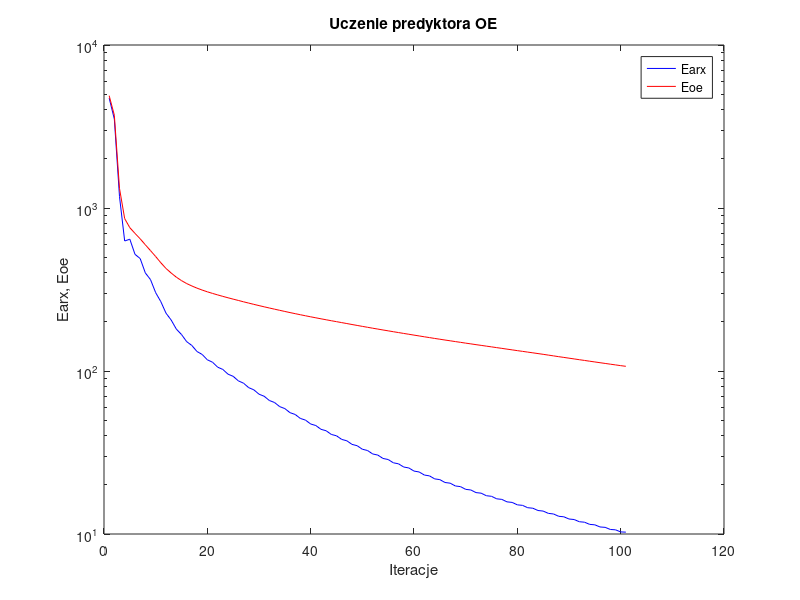
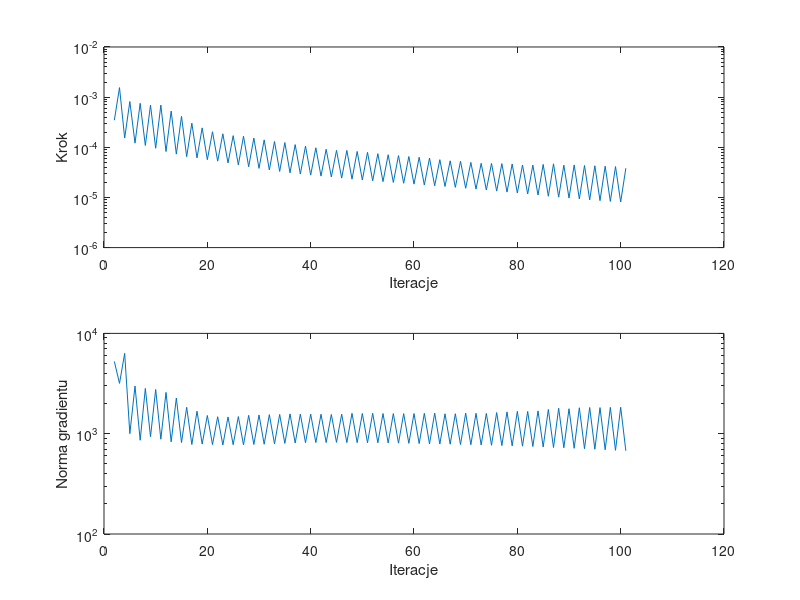

These figures' MATLAB source, in order:
%uczenie predyktora oe
clear all;
n=0; farx(n+1)=4.723872e+003; foe(n+1)=4.887823e+003; wspucz(n+1)=0.000000e+000; ng(n+1)=0.000000e+000;
n=1; farx(n+1)=3.511250e+003; foe(n+1)=3.708837e+003; krok(n+1)=3.467612e-004; ng(n+1)=5.248391e+003;
n=2; farx(n+1)=1.174817e+003; foe(n+1)=1.317751e+003; krok(n+1)=1.548092e-003; ng(n+1)=3.175723e+003;
n=3; farx(n+1)=6.277055e+002; foe(n+1)=8.611305e+002; krok(n+1)=1.528762e-004; ng(n+1)=6.324779e+003;
n=4; farx(n+1)=6.433324e+002; foe(n+1)=7.570674e+002; krok(n+1)=8.180843e-004; ng(n+1)=1.000725e+003;
n=5; farx(n+1)=5.196135e+002; foe(n+1)=6.986854e+002; krok(n+1)=1.209505e-004; ng(n+1)=2.986891e+003;
n=6; farx(n+1)=4.897294e+002; foe(n+1)=6.470648e+002; krok(n+1)=7.528887e-004; ng(n+1)=8.609274e+002;
n=7; farx(n+1)=3.996628e+002; foe(n+1)=5.947481e+002; krok(n+1)=1.086917e-004; ng(n+1)=2.827377e+003;
n=8; farx(n+1)=3.637371e+002; foe(n+1)=5.477281e+002; krok(n+1)=6.946998e-004; ng(n+1)=9.332428e+002;
n=9; farx(n+1)=3.023436e+002; foe(n+1)=5.037074e+002; krok(n+1)=9.579321e-005; ng(n+1)=2.760316e+003;
n=10; farx(n+1)=2.663286e+002; foe(n+1)=4.613770e+002; krok(n+1)=6.946998e-004; ng(n+1)=8.807376e+002;
n=11; farx(n+1)=2.263632e+002; foe(n+1)=4.257121e+002; krok(n+1)=8.233132e-005; ng(n+1)=2.581116e+003;
n=12; farx(n+1)=2.054887e+002; foe(n+1)=3.991631e+002; krok(n+1)=5.277180e-004; ng(n+1)=8.296475e+002;
n=13; farx(n+1)=1.807624e+002; foe(n+1)=3.763512e+002; krok(n+1)=7.300437e-005; ng(n+1)=2.269265e+003;
n=14; farx(n+1)=1.674337e+002; foe(n+1)=3.585456e+002; krok(n+1)=4.129769e-004; ng(n+1)=8.157069e+002;
n=15; farx(n+1)=1.513812e+002; foe(n+1)=3.438741e+002; krok(n+1)=6.503398e-005; ng(n+1)=1.834548e+003;
n=16; farx(n+1)=1.434446e+002; foe(n+1)=3.324232e+002; krok(n+1)=3.026135e-004; ng(n+1)=7.801493e+002;
n=17; farx(n+1)=1.316725e+002; foe(n+1)=3.223601e+002; krok(n+1)=6.140895e-005; ng(n+1)=1.677044e+003;
n=18; farx(n+1)=1.263403e+002; foe(n+1)=3.137757e+002; krok(n+1)=2.437839e-004; ng(n+1)=7.879179e+002;
n=19; farx(n+1)=1.171546e+002; foe(n+1)=3.061107e+002; krok(n+1)=5.658127e-005; ng(n+1)=1.519310e+003;
n=20; farx(n+1)=1.132274e+002; foe(n+1)=2.992727e+002; krok(n+1)=2.044712e-004; ng(n+1)=7.788410e+002;
n=21; farx(n+1)=1.055582e+002; foe(n+1)=2.929564e+002; krok(n+1)=5.291906e-005; ng(n+1)=1.477030e+003;
n=22; farx(n+1)=1.022234e+002; foe(n+1)=2.869679e+002; krok(n+1)=1.858436e-004; ng(n+1)=7.716722e+002;
n=23; farx(n+1)=9.563179e+001; foe(n+1)=2.813780e+002; krok(n+1)=4.864980e-005; ng(n+1)=1.468958e+003;
n=24; farx(n+1)=9.276603e+001; foe(n+1)=2.760216e+002; krok(n+1)=1.705607e-004; ng(n+1)=7.766310e+002;
n=25; farx(n+1)=8.701151e+001; foe(n+1)=2.709499e+002; krok(n+1)=4.461789e-005; ng(n+1)=1.481005e+003;
n=26; farx(n+1)=8.421851e+001; foe(n+1)=2.658377e+002; krok(n+1)=1.662532e-004; ng(n+1)=7.740551e+002;
n=27; farx(n+1)=7.906374e+001; foe(n+1)=2.610267e+002; krok(n+1)=4.095033e-005; ng(n+1)=1.524471e+003;
n=28; farx(n+1)=7.665521e+001; foe(n+1)=2.563690e+002; krok(n+1)=1.527851e-004; ng(n+1)=7.804520e+002;
n=29; farx(n+1)=7.208247e+001; foe(n+1)=2.519242e+002; krok(n+1)=3.799128e-005; ng(n+1)=1.538756e+003;
n=30; farx(n+1)=6.999661e+001; foe(n+1)=2.476501e+002; krok(n+1)=1.404483e-004; ng(n+1)=7.852877e+002;
n=31; farx(n+1)=6.593379e+001; foe(n+1)=2.435303e+002; krok(n+1)=3.535372e-005; ng(n+1)=1.548343e+003;
n=32; farx(n+1)=6.409717e+001; foe(n+1)=2.395452e+002; krok(n+1)=1.304810e-004; ng(n+1)=7.924539e+002;
n=33; farx(n+1)=6.047414e+001; foe(n+1)=2.357062e+002; krok(n+1)=3.298238e-005; ng(n+1)=1.556055e+003;
n=34; farx(n+1)=5.880271e+001; foe(n+1)=2.319298e+002; krok(n+1)=1.241749e-004; ng(n+1)=8.006781e+002;
n=35; farx(n+1)=5.551440e+001; foe(n+1)=2.282724e+002; krok(n+1)=3.098519e-005; ng(n+1)=1.577042e+003;
n=36; farx(n+1)=5.412085e+001; foe(n+1)=2.248178e+002; krok(n+1)=1.131625e-004; ng(n+1)=8.085427e+002;
n=37; farx(n+1)=5.117922e+001; foe(n+1)=2.214301e+002; krok(n+1)=2.932016e-005; ng(n+1)=1.567609e+003;
n=38; farx(n+1)=4.996439e+001; foe(n+1)=2.181905e+002; krok(n+1)=1.055848e-004; ng(n+1)=8.129921e+002;
n=39; farx(n+1)=4.730716e+001; foe(n+1)=2.150193e+002; krok(n+1)=2.790955e-005; ng(n+1)=1.566228e+003;
n=40; farx(n+1)=4.628063e+001; foe(n+1)=2.120164e+002; krok(n+1)=9.776439e-005; ng(n+1)=8.160171e+002;
n=41; farx(n+1)=4.387817e+001; foe(n+1)=2.090454e+002; krok(n+1)=2.663711e-005; ng(n+1)=1.563396e+003;
n=42; farx(n+1)=4.298822e+001; foe(n+1)=2.062168e+002; krok(n+1)=9.144347e-005; ng(n+1)=8.165968e+002;
n=43; farx(n+1)=4.081096e+001; foe(n+1)=2.034356e+002; krok(n+1)=2.556514e-005; ng(n+1)=1.555034e+003;
n=44; farx(n+1)=4.004397e+001; foe(n+1)=2.007818e+002; krok(n+1)=8.669030e-005; ng(n+1)=8.194041e+002;
n=45; farx(n+1)=3.805678e+001; foe(n+1)=1.981142e+002; krok(n+1)=2.431050e-005; ng(n+1)=1.563595e+003;
n=46; farx(n+1)=3.731482e+001; foe(n+1)=1.955016e+002; krok(n+1)=8.669030e-005; ng(n+1)=8.158604e+002;
n=47; farx(n+1)=3.546639e+001; foe(n+1)=1.928657e+002; krok(n+1)=2.314368e-005; ng(n+1)=1.596611e+003;
n=48; farx(n+1)=3.480390e+001; foe(n+1)=1.903583e+002; krok(n+1)=8.271938e-005; ng(n+1)=8.144951e+002;
n=49; farx(n+1)=3.312114e+001; foe(n+1)=1.878607e+002; krok(n+1)=2.224570e-005; ng(n+1)=1.591895e+003;
n=50; farx(n+1)=3.253347e+001; foe(n+1)=1.854637e+002; krok(n+1)=7.948838e-005; ng(n+1)=8.126475e+002;
n=51; farx(n+1)=3.098370e+001; foe(n+1)=1.830591e+002; krok(n+1)=2.142725e-005; ng(n+1)=1.598754e+003;
n=52; farx(n+1)=3.048731e+001; foe(n+1)=1.808048e+002; krok(n+1)=7.462550e-005; ng(n+1)=8.117997e+002;
n=53; farx(n+1)=2.907300e+001; foe(n+1)=1.785259e+002; krok(n+1)=2.068400e-005; ng(n+1)=1.588808e+003;
n=54; farx(n+1)=2.864126e+001; foe(n+1)=1.763784e+002; krok(n+1)=7.103937e-005; ng(n+1)=8.092347e+002;
n=55; farx(n+1)=2.734509e+001; foe(n+1)=1.741976e+002; krok(n+1)=1.991107e-005; ng(n+1)=1.585740e+003;
n=56; farx(n+1)=2.695723e+001; foe(n+1)=1.721250e+002; krok(n+1)=6.836820e-005; ng(n+1)=8.049503e+002;
n=57; farx(n+1)=2.576443e+001; foe(n+1)=1.700285e+002; krok(n+1)=1.918810e-005; ng(n+1)=1.585615e+003;
n=58; farx(n+1)=2.542404e+001; foe(n+1)=1.680461e+002; krok(n+1)=6.546014e-005; ng(n+1)=8.013717e+002;
n=59; farx(n+1)=2.432553e+001; foe(n+1)=1.660248e+002; krok(n+1)=1.845197e-005; ng(n+1)=1.588231e+003;
n=60; farx(n+1)=2.401849e+001; foe(n+1)=1.641100e+002; krok(n+1)=6.327456e-005; ng(n+1)=7.965772e+002;
n=61; farx(n+1)=2.300323e+001; foe(n+1)=1.621514e+002; krok(n+1)=1.773106e-005; ng(n+1)=1.596852e+003;
n=62; farx(n+1)=2.272850e+001; foe(n+1)=1.603074e+002; krok(n+1)=6.094597e-005; ng(n+1)=7.919364e+002;
n=63; farx(n+1)=2.178835e+001; foe(n+1)=1.584125e+002; krok(n+1)=1.707914e-005; ng(n+1)=1.605403e+003;
n=64; farx(n+1)=2.155556e+001; foe(n+1)=1.566647e+002; krok(n+1)=5.665485e-005; ng(n+1)=7.888845e+002;
n=65; farx(n+1)=2.070052e+001; foe(n+1)=1.548944e+002; krok(n+1)=1.654527e-005; ng(n+1)=1.580051e+003;
n=66; farx(n+1)=2.050224e+001; foe(n+1)=1.532372e+002; krok(n+1)=5.371265e-005; ng(n+1)=7.860129e+002;
n=67; farx(n+1)=1.971366e+001; foe(n+1)=1.515358e+002; krok(n+1)=1.588017e-005; ng(n+1)=1.581335e+003;
n=68; farx(n+1)=1.952813e+001; foe(n+1)=1.499191e+002; krok(n+1)=5.270595e-005; ng(n+1)=7.799742e+002;
n=69; farx(n+1)=1.878948e+001; foe(n+1)=1.482503e+002; krok(n+1)=1.523649e-005; ng(n+1)=1.602797e+003;
n=70; farx(n+1)=1.862777e+001; foe(n+1)=1.467048e+002; krok(n+1)=5.000710e-005; ng(n+1)=7.763956e+002;
n=71; farx(n+1)=1.794705e+001; foe(n+1)=1.451141e+002; krok(n+1)=1.465430e-005; ng(n+1)=1.596654e+003;
n=72; farx(n+1)=1.780135e+001; foe(n+1)=1.436217e+002; krok(n+1)=4.789661e-005; ng(n+1)=7.724545e+002;
n=73; farx(n+1)=1.717341e+001; foe(n+1)=1.421013e+002; krok(n+1)=1.404624e-005; ng(n+1)=1.592877e+003;
n=74; farx(n+1)=1.703332e+001; foe(n+1)=1.406345e+002; krok(n+1)=4.766085e-005; ng(n+1)=7.669523e+002;
n=75; farx(n+1)=1.644096e+001; foe(n+1)=1.391278e+002; krok(n+1)=1.338683e-005; ng(n+1)=1.624163e+003;
n=76; farx(n+1)=1.630667e+001; foe(n+1)=1.376865e+002; krok(n+1)=4.724951e-005; ng(n+1)=7.612053e+002;
n=77; farx(n+1)=1.574868e+001; foe(n+1)=1.362023e+002; krok(n+1)=1.277945e-005; ng(n+1)=1.650235e+003;
n=78; farx(n+1)=1.562334e+001; foe(n+1)=1.347965e+002; krok(n+1)=4.645269e-005; ng(n+1)=7.557222e+002;
n=79; farx(n+1)=1.509736e+001; foe(n+1)=1.333435e+002; krok(n+1)=1.224850e-005; ng(n+1)=1.670608e+003;
n=80; farx(n+1)=1.498872e+001; foe(n+1)=1.320001e+002; krok(n+1)=4.438276e-005; ng(n+1)=7.515040e+002;
n=81; farx(n+1)=1.450063e+001; foe(n+1)=1.306105e+002; krok(n+1)=1.171829e-005; ng(n+1)=1.668019e+003;
n=82; farx(n+1)=1.439437e+001; foe(n+1)=1.292796e+002; krok(n+1)=4.418089e-005; ng(n+1)=7.450702e+002;
n=83; farx(n+1)=1.393522e+001; foe(n+1)=1.279188e+002; krok(n+1)=1.115447e-005; ng(n+1)=1.688975e+003;
n=84; farx(n+1)=1.382524e+001; foe(n+1)=1.265761e+002; krok(n+1)=4.553746e-005; ng(n+1)=7.371226e+002;
n=85; farx(n+1)=1.338439e+001; foe(n+1)=1.251978e+002; krok(n+1)=1.057446e-005; ng(n+1)=1.744216e+003;
n=86; farx(n+1)=1.327030e+001; foe(n+1)=1.238372e+002; krok(n+1)=4.687315e-005; ng(n+1)=7.284825e+002;
n=87; farx(n+1)=1.284497e+001; foe(n+1)=1.224509e+002; krok(n+1)=1.013046e-005; ng(n+1)=1.793910e+003;
n=88; farx(n+1)=1.275259e+001; foe(n+1)=1.211760e+002; krok(n+1)=4.399535e-005; ng(n+1)=7.238057e+002;
n=89; farx(n+1)=1.235932e+001; foe(n+1)=1.198744e+002; krok(n+1)=9.716744e-006; ng(n+1)=1.774578e+003;
n=90; farx(n+1)=1.226971e+001; foe(n+1)=1.186078e+002; krok(n+1)=4.452497e-005; ng(n+1)=7.155302e+002;
n=91; farx(n+1)=1.189132e+001; foe(n+1)=1.173122e+002; krok(n+1)=9.322149e-006; ng(n+1)=1.813427e+003;
n=92; farx(n+1)=1.181493e+001; foe(n+1)=1.161000e+002; krok(n+1)=4.334515e-005; ng(n+1)=7.087222e+002;
n=93; farx(n+1)=1.145671e+001; foe(n+1)=1.148443e+002; krok(n+1)=8.943311e-006; ng(n+1)=1.825084e+003;
n=94; farx(n+1)=1.138430e+001; foe(n+1)=1.136433e+002; krok(n+1)=4.279756e-005; ng(n+1)=6.996116e+002;
n=95; farx(n+1)=1.104624e+001; foe(n+1)=1.124434e+002; krok(n+1)=8.632369e-006; ng(n+1)=1.820984e+003;
n=96; farx(n+1)=1.098483e+001; foe(n+1)=1.112879e+002; krok(n+1)=4.194015e-005; ng(n+1)=6.915440e+002;
n=97; farx(n+1)=1.066232e+001; foe(n+1)=1.101242e+002; krok(n+1)=8.333245e-006; ng(n+1)=1.829952e+003;
n=98; farx(n+1)=1.060972e+001; foe(n+1)=1.090057e+002; krok(n+1)=4.127340e-005; ng(n+1)=6.827695e+002;
n=99; farx(n+1)=1.030020e+001; foe(n+1)=1.078792e+002; krok(n+1)=8.106422e-006; ng(n+1)=1.835181e+003;
n=100; farx(n+1)=1.026533e+001; foe(n+1)=1.068480e+002; krok(n+1)=3.825728e-005; ng(n+1)=6.759842e+002;

figure; semilogy(farx,'b'); hold on; semilogy(foe,'r'); xlabel('Iteracje'); ylabel('Earx, Eoe'); legend('Earx','Eoe'); title('Uczenie predyktora OE');
figure; subplot(2,1,1); semilogy(krok); xlabel('Iteracje'); ylabel('Krok');
subplot(2,1,2); semilogy(ng); xlabel('Iteracje'); ylabel('Norma gradientu');
Earx=farx(n+1)
Eoe=foe(n+1)
